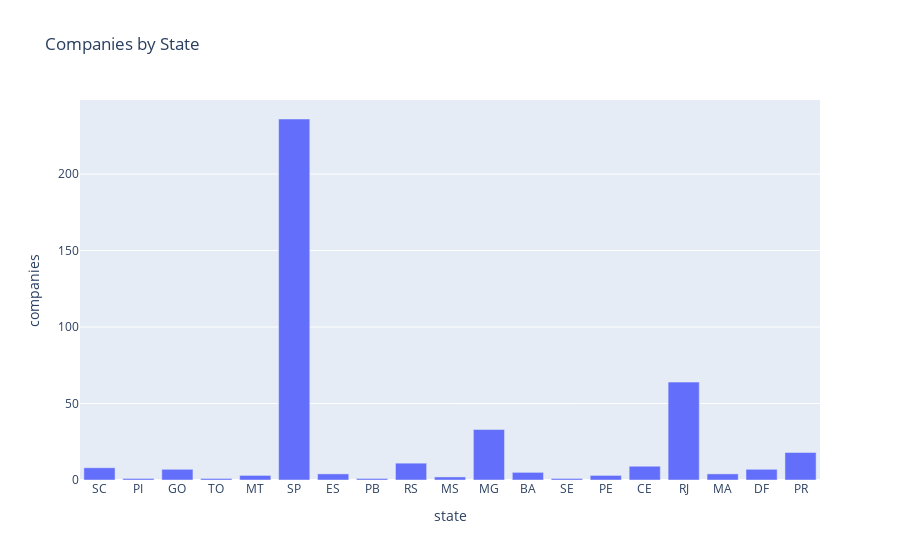

The notebook cell this image was saved under:
### Code cell
fig = px.bar(df_cia_state, x="state", y="companies", title="Companies by State")
fig.show()

### Figure 1 — Plotly figure (JSON) as saved in the notebook; plotly's stock layout.template omitted (floating-point values rounded to 4 significant figures)
{"data": [{"alignmentgroup": "True", "hovertemplate": "state=%{x}<br>companies=%{y}<extra></extra>", "legendgroup": "", "marker": {"color": "#636efa", "pattern": {"shape": ""}}, "name": "", "offsetgroup": "", "orientation": "v", "showlegend": false, "textposition": "auto", "type": "bar", "x": ["SC", "PI", "GO", "TO", "MT", "SP", "ES", "PB", "RS", "MS", "MG", "BA", "SE", "PE", "CE", "RJ", "MA", "DF", "PR"], "xaxis": "x", "y": [8, 1, 7, 1, 3, 236, 4, 1, 11, 2, 33, 5, 1, 3, 9, 64, 4, 7, 18], "yaxis": "y"}], "layout": {"autosize": true, "barmode": "relative", "legend": {"tracegroupgap": 0}, "title": {"text": "Companies by State"}, "xaxis": {"anchor": "y", "autorange": true, "domain": [0, 1], "range": [-0.5, 18.5], "title": {"text": "state"}, "type": "category"}, "yaxis": {"anchor": "x", "autorange": true, "domain": [0, 1], "range": [0, 248.4], "title": {"text": "companies"}, "type": "linear"}}}
